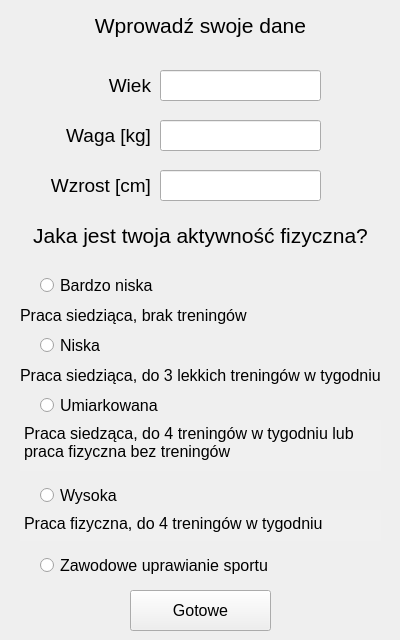
<?xml version="1.0" encoding="UTF-8"?>
<ui version="4.0">
 <class>Form</class>
 <widget class="QWidget" name="Form">
  <property name="geometry">
   <rect>
    <x>0</x>
    <y>0</y>
    <width>400</width>
    <height>640</height>
   </rect>
  </property>
  <property name="windowTitle">
   <string>Form</string>
  </property>
  <widget class="QLabel" name="header2">
   <property name="geometry">
    <rect>
     <x>0</x>
     <y>210</y>
     <width>401</width>
     <height>51</height>
    </rect>
   </property>
   <property name="sizePolicy">
    <sizepolicy hsizetype="Maximum" vsizetype="Preferred">
     <horstretch>0</horstretch>
     <verstretch>0</verstretch>
    </sizepolicy>
   </property>
   <property name="font">
    <font>
     <pointsize>16</pointsize>
    </font>
   </property>
   <property name="autoFillBackground">
    <bool>false</bool>
   </property>
   <property name="text">
    <string>Jaka jest twoja aktywność fizyczna?</string>
   </property>
   <property name="textFormat">
    <enum>Qt::AutoText</enum>
   </property>
   <property name="scaledContents">
    <bool>true</bool>
   </property>
   <property name="alignment">
    <set>Qt::AlignCenter</set>
   </property>
   <property name="wordWrap">
    <bool>false</bool>
   </property>
  </widget>
  <widget class="QRadioButton" name="radioButtonHigh">
   <property name="geometry">
    <rect>
     <x>40</x>
     <y>480</y>
     <width>211</width>
     <height>31</height>
    </rect>
   </property>
   <property name="font">
    <font>
     <pointsize>12</pointsize>
    </font>
   </property>
   <property name="text">
    <string>Wysoka</string>
   </property>
  </widget>
  <widget class="QRadioButton" name="radioButtonAverage">
   <property name="geometry">
    <rect>
     <x>40</x>
     <y>390</y>
     <width>211</width>
     <height>31</height>
    </rect>
   </property>
   <property name="font">
    <font>
     <pointsize>12</pointsize>
    </font>
   </property>
   <property name="text">
    <string>Umiarkowana</string>
   </property>
  </widget>
  <widget class="QLabel" name="labelLow">
   <property name="geometry">
    <rect>
     <x>20</x>
     <y>360</y>
     <width>371</width>
     <height>31</height>
    </rect>
   </property>
   <property name="font">
    <font>
     <pointsize>12</pointsize>
    </font>
   </property>
   <property name="text">
    <string>Praca siedziąca, do 3 lekkich treningów w tygodniu</string>
   </property>
  </widget>
  <widget class="QLabel" name="labelAge">
   <property name="geometry">
    <rect>
     <x>40</x>
     <y>70</y>
     <width>111</width>
     <height>31</height>
    </rect>
   </property>
   <property name="font">
    <font>
     <pointsize>14</pointsize>
    </font>
   </property>
   <property name="text">
    <string>Wiek</string>
   </property>
   <property name="alignment">
    <set>Qt::AlignRight|Qt::AlignTrailing|Qt::AlignVCenter</set>
   </property>
  </widget>
  <widget class="QTextBrowser" name="textBrowserHigh">
   <property name="geometry">
    <rect>
     <x>20</x>
     <y>510</y>
     <width>361</width>
     <height>31</height>
    </rect>
   </property>
   <property name="font">
    <font>
     <pointsize>12</pointsize>
    </font>
   </property>
   <property name="autoFillBackground">
    <bool>true</bool>
   </property>
   <property name="frameShape">
    <enum>QFrame::NoFrame</enum>
   </property>
   <property name="lineWidth">
    <number>0</number>
   </property>
   <property name="html">
    <string>&lt;!DOCTYPE HTML PUBLIC &quot;-//W3C//DTD HTML 4.0//EN&quot; &quot;http://www.w3.org/TR/REC-html40/strict.dtd&quot;&gt;
&lt;html&gt;&lt;head&gt;&lt;meta name=&quot;qrichtext&quot; content=&quot;1&quot; /&gt;&lt;style type=&quot;text/css&quot;&gt;
p, li { white-space: pre-wrap; }
&lt;/style&gt;&lt;/head&gt;&lt;body style=&quot; font-family:'MS Shell Dlg 2'; font-size:12pt; font-weight:400; font-style:normal;&quot; bgcolor=&quot;#f0f0f0&quot;&gt;
&lt;p style=&quot; margin-top:0px; margin-bottom:0px; margin-left:0px; margin-right:0px; -qt-block-indent:0; text-indent:0px;&quot;&gt;Praca fizyczna, do 4 treningów w tygodniu&lt;/p&gt;&lt;/body&gt;&lt;/html&gt;</string>
   </property>
  </widget>
  <widget class="QRadioButton" name="radioButtonVeryLow">
   <property name="geometry">
    <rect>
     <x>40</x>
     <y>270</y>
     <width>211</width>
     <height>31</height>
    </rect>
   </property>
   <property name="font">
    <font>
     <pointsize>12</pointsize>
    </font>
   </property>
   <property name="text">
    <string>Bardzo niska</string>
   </property>
  </widget>
  <widget class="QRadioButton" name="radioButtonPro">
   <property name="geometry">
    <rect>
     <x>40</x>
     <y>550</y>
     <width>281</width>
     <height>31</height>
    </rect>
   </property>
   <property name="font">
    <font>
     <pointsize>12</pointsize>
    </font>
   </property>
   <property name="text">
    <string>Zawodowe uprawianie sportu</string>
   </property>
  </widget>
  <widget class="QLabel" name="labelHeight">
   <property name="geometry">
    <rect>
     <x>40</x>
     <y>170</y>
     <width>111</width>
     <height>31</height>
    </rect>
   </property>
   <property name="font">
    <font>
     <pointsize>14</pointsize>
    </font>
   </property>
   <property name="text">
    <string>Wzrost [cm]</string>
   </property>
   <property name="alignment">
    <set>Qt::AlignRight|Qt::AlignTrailing|Qt::AlignVCenter</set>
   </property>
  </widget>
  <widget class="QLineEdit" name="lineEditAge">
   <property name="geometry">
    <rect>
     <x>160</x>
     <y>70</y>
     <width>161</width>
     <height>31</height>
    </rect>
   </property>
  </widget>
  <widget class="QLineEdit" name="lineEditHeight">
   <property name="geometry">
    <rect>
     <x>160</x>
     <y>170</y>
     <width>161</width>
     <height>31</height>
    </rect>
   </property>
  </widget>
  <widget class="QTextBrowser" name="textBrowserAverage">
   <property name="geometry">
    <rect>
     <x>20</x>
     <y>420</y>
     <width>361</width>
     <height>51</height>
    </rect>
   </property>
   <property name="font">
    <font>
     <pointsize>12</pointsize>
    </font>
   </property>
   <property name="autoFillBackground">
    <bool>false</bool>
   </property>
   <property name="frameShape">
    <enum>QFrame::NoFrame</enum>
   </property>
   <property name="lineWidth">
    <number>0</number>
   </property>
   <property name="html">
    <string>&lt;!DOCTYPE HTML PUBLIC &quot;-//W3C//DTD HTML 4.0//EN&quot; &quot;http://www.w3.org/TR/REC-html40/strict.dtd&quot;&gt;
&lt;html&gt;&lt;head&gt;&lt;meta name=&quot;qrichtext&quot; content=&quot;1&quot; /&gt;&lt;style type=&quot;text/css&quot;&gt;
p, li { white-space: pre-wrap; }
&lt;/style&gt;&lt;/head&gt;&lt;body style=&quot; font-family:'MS Shell Dlg 2'; font-size:12pt; font-weight:400; font-style:normal;&quot; bgcolor=&quot;#f0f0f0&quot;&gt;
&lt;p style=&quot; margin-top:0px; margin-bottom:0px; margin-left:0px; margin-right:0px; -qt-block-indent:0; text-indent:0px;&quot;&gt;&lt;span style=&quot; color:#000000;&quot;&gt;Praca siedząca, do 4 treningów w tygodniu lub praca fizyczna bez treningów&lt;/span&gt;&lt;/p&gt;&lt;/body&gt;&lt;/html&gt;</string>
   </property>
  </widget>
  <widget class="QLabel" name="header">
   <property name="geometry">
    <rect>
     <x>0</x>
     <y>0</y>
     <width>401</width>
     <height>51</height>
    </rect>
   </property>
   <property name="sizePolicy">
    <sizepolicy hsizetype="Maximum" vsizetype="Preferred">
     <horstretch>0</horstretch>
     <verstretch>0</verstretch>
    </sizepolicy>
   </property>
   <property name="font">
    <font>
     <pointsize>16</pointsize>
    </font>
   </property>
   <property name="autoFillBackground">
    <bool>false</bool>
   </property>
   <property name="text">
    <string>Wprowadź swoje dane</string>
   </property>
   <property name="textFormat">
    <enum>Qt::AutoText</enum>
   </property>
   <property name="scaledContents">
    <bool>true</bool>
   </property>
   <property name="alignment">
    <set>Qt::AlignCenter</set>
   </property>
   <property name="wordWrap">
    <bool>false</bool>
   </property>
  </widget>
  <widget class="QLineEdit" name="lineEditWeight">
   <property name="geometry">
    <rect>
     <x>160</x>
     <y>120</y>
     <width>161</width>
     <height>31</height>
    </rect>
   </property>
  </widget>
  <widget class="QLabel" name="labelVeryLow">
   <property name="geometry">
    <rect>
     <x>20</x>
     <y>300</y>
     <width>311</width>
     <height>31</height>
    </rect>
   </property>
   <property name="font">
    <font>
     <pointsize>12</pointsize>
    </font>
   </property>
   <property name="text">
    <string>Praca siedziąca, brak treningów</string>
   </property>
  </widget>
  <widget class="QRadioButton" name="radioButtonLow">
   <property name="geometry">
    <rect>
     <x>40</x>
     <y>330</y>
     <width>211</width>
     <height>31</height>
    </rect>
   </property>
   <property name="font">
    <font>
     <pointsize>12</pointsize>
    </font>
   </property>
   <property name="text">
    <string>Niska</string>
   </property>
  </widget>
  <widget class="QLabel" name="labelWeight">
   <property name="geometry">
    <rect>
     <x>40</x>
     <y>120</y>
     <width>111</width>
     <height>31</height>
    </rect>
   </property>
   <property name="font">
    <font>
     <pointsize>14</pointsize>
    </font>
   </property>
   <property name="text">
    <string>Waga [kg]</string>
   </property>
   <property name="alignment">
    <set>Qt::AlignRight|Qt::AlignTrailing|Qt::AlignVCenter</set>
   </property>
  </widget>
  <widget class="QPushButton" name="buttonReady">
   <property name="geometry">
    <rect>
     <x>130</x>
     <y>590</y>
     <width>141</width>
     <height>41</height>
    </rect>
   </property>
   <property name="font">
    <font>
     <pointsize>12</pointsize>
    </font>
   </property>
   <property name="text">
    <string>Gotowe</string>
   </property>
  </widget>
 </widget>
 <resources/>
 <connections/>
</ui>
